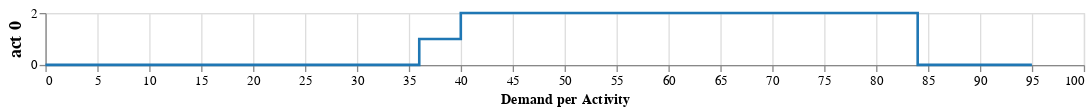
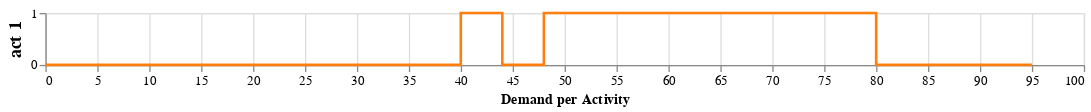
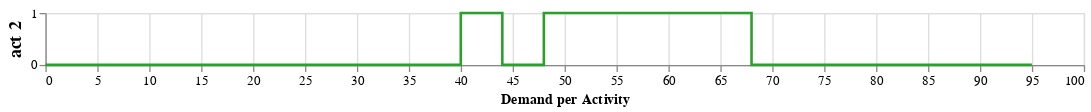
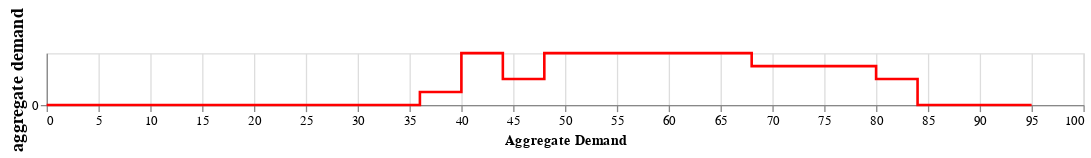

Notebook cell for these charts, in order:
### Code cell
instance = DemasseyInstance("./instances/demassey/shoe_1_3_1_9.txt")

instance_report(instance)

### Figure 1 — Vega-Lite specification as saved in the notebook (floating-point values rounded to 4 significant figures)
{"config": {"view": {"continuousWidth": 400, "continuousHeight": 300}}, "data": {"name": "data-2f5ae8517dfea3c1cbe581a45737f8e2"}, "mark": {"type": "line", "interpolate": "step-after"}, "encoding": {"color": {"value": "#1f77b4"}, "x": {"type": "quantitative", "axis": {"tickMinStep": 1, "title": "Demand per Activity"}, "field": "x"}, "y": {"type": "quantitative", "axis": {"tickMinStep": 1, "titleFontSize": 14}, "field": "act 0"}}, "height": 40, "width": 800, "$schema": "https://vega.github.io/schema/vega-lite/v4.8.1.json", "datasets": {"data-2f5ae8517dfea3c1cbe581a45737f8e2": [{"x": 0, "act 0": 0}, {"x": 1, "act 0": 0}, {"x": 2, "act 0": 0}, {"x": 3, "act 0": 0}, {"x": 4, "act 0": 0}, {"x": 5, "act 0": 0}, {"x": 6, "act 0": 0}, {"x": 7, "act 0": 0}, {"x": 8, "act 0": 0}, {"x": 9, "act 0": 0}, {"x": 10, "act 0": 0}, {"x": 11, "act 0": 0}, {"x": 12, "act 0": 0}, {"x": 13, "act 0": 0}, {"x": 14, "act 0": 0}, {"x": 15, "act 0": 0}, {"x": 16, "act 0": 0}, {"x": 17, "act 0": 0}, {"x": 18, "act 0": 0}, {"x": 19, "act 0": 0}, {"x": 20, "act 0": 0}, {"x": 21, "act 0": 0}, {"x": 22, "act 0": 0}, {"x": 23, "act 0": 0}, {"x": 24, "act 0": 0}, {"x": 25, "act 0": 0}, {"x": 26, "act 0": 0}, {"x": 27, "act 0": 0}, {"x": 28, "act 0": 0}, {"x": 29, "act 0": 0}, {"x": 30, "act 0": 0}, {"x": 31, "act 0": 0}, {"x": 32, "act 0": 0}, {"x": 33, "act 0": 0}, {"x": 34, "act 0": 0}, {"x": 35, "act 0": 0}, {"x": 36, "act 0": 1}, {"x": 37, "act 0": 1}, {"x": 38, "act 0": 1}, {"x": 39, "act 0": 1}, {"x": 40, "act 0": 2}, {"x": 41, "act 0": 2}, {"x": 42, "act 0": 2}, {"x": 43, "act 0": 2}, {"x": 44, "act 0": 2}, {"x": 45, "act 0": 2}, {"x": 46, "act 0": 2}, {"x": 47, "act 0": 2}, {"x": 48, "act 0": 2}, {"x": 49, "act 0": 2}, {"x": 50, "act 0": 2}, {"x": 51, "act 0": 2}, {"x": 52, "act 0": 2}, {"x": 53, "act 0": 2}, {"x": 54, "act 0": 2}, {"x": 55, "act 0": 2}, {"x": 56, "act 0": 2}, {"x": 57, "act 0": 2}, {"x": 58, "act 0": 2}, {"x": 59, "act 0": 2}, {"x": 60, "act 0": 2}, {"x": 61, "act 0": 2}, {"x": 62, "act 0": 2}, {"x": 63, "act 0": 2}, {"x": 64, "act 0": 2}, {"x": 65, "act 0": 2}, {"x": 66, "act 0": 2}, {"x": 67, "act 0": 2}, {"x": 68, "act 0": 2}, {"x": 69, "act 0": 2}, {"x": 70, "act 0": 2}, {"x": 71, "act 0": 2}, {"x": 72, "act 0": 2}, {"x": 73, "act 0": 2}, {"x": 74, "act 0": 2}, {"x": 75, "act 0": 2}, {"x": 76, "act 0": 2}, {"x": 77, "act 0": 2}, {"x": 78, "act 0": 2}, {"x": 79, "act 0": 2}, {"x": 80, "act 0": 2}, {"x": 81, "act 0": 2}, {"x": 82, "act 0": 2}, {"x": 83, "act 0": 2}, {"x": 84, "act 0": 0}, {"x": 85, "act 0": 0}, {"x": 86, "act 0": 0}, {"x": 87, "act 0": 0}, {"x": 88, "act 0": 0}, {"x": 89, "act 0": 0}, {"x": 90, "act 0": 0}, {"x": 91, "act 0": 0}, {"x": 92, "act 0": 0}, {"x": 93, "act 0": 0}, {"x": 94, "act 0": 0}, {"x": 95, "act 0": 0}]}}

### Figure 2 — Vega-Lite specification as saved in the notebook (floating-point values rounded to 4 significant figures)
{"config": {"view": {"continuousWidth": 400, "continuousHeight": 300}}, "data": {"name": "data-3e66eed840b9f73426963d905db2a19b"}, "mark": {"type": "line", "interpolate": "step-after"}, "encoding": {"color": {"value": "#ff7f0e"}, "x": {"type": "quantitative", "axis": {"tickMinStep": 1, "title": "Demand per Activity"}, "field": "x"}, "y": {"type": "quantitative", "axis": {"tickMinStep": 1, "titleFontSize": 14}, "field": "act 1"}}, "height": 40, "width": 800, "$schema": "https://vega.github.io/schema/vega-lite/v4.8.1.json", "datasets": {"data-3e66eed840b9f73426963d905db2a19b": [{"x": 0, "act 1": 0}, {"x": 1, "act 1": 0}, {"x": 2, "act 1": 0}, {"x": 3, "act 1": 0}, {"x": 4, "act 1": 0}, {"x": 5, "act 1": 0}, {"x": 6, "act 1": 0}, {"x": 7, "act 1": 0}, {"x": 8, "act 1": 0}, {"x": 9, "act 1": 0}, {"x": 10, "act 1": 0}, {"x": 11, "act 1": 0}, {"x": 12, "act 1": 0}, {"x": 13, "act 1": 0}, {"x": 14, "act 1": 0}, {"x": 15, "act 1": 0}, {"x": 16, "act 1": 0}, {"x": 17, "act 1": 0}, {"x": 18, "act 1": 0}, {"x": 19, "act 1": 0}, {"x": 20, "act 1": 0}, {"x": 21, "act 1": 0}, {"x": 22, "act 1": 0}, {"x": 23, "act 1": 0}, {"x": 24, "act 1": 0}, {"x": 25, "act 1": 0}, {"x": 26, "act 1": 0}, {"x": 27, "act 1": 0}, {"x": 28, "act 1": 0}, {"x": 29, "act 1": 0}, {"x": 30, "act 1": 0}, {"x": 31, "act 1": 0}, {"x": 32, "act 1": 0}, {"x": 33, "act 1": 0}, {"x": 34, "act 1": 0}, {"x": 35, "act 1": 0}, {"x": 36, "act 1": 0}, {"x": 37, "act 1": 0}, {"x": 38, "act 1": 0}, {"x": 39, "act 1": 0}, {"x": 40, "act 1": 1}, {"x": 41, "act 1": 1}, {"x": 42, "act 1": 1}, {"x": 43, "act 1": 1}, {"x": 44, "act 1": 0}, {"x": 45, "act 1": 0}, {"x": 46, "act 1": 0}, {"x": 47, "act 1": 0}, {"x": 48, "act 1": 1}, {"x": 49, "act 1": 1}, {"x": 50, "act 1": 1}, {"x": 51, "act 1": 1}, {"x": 52, "act 1": 1}, {"x": 53, "act 1": 1}, {"x": 54, "act 1": 1}, {"x": 55, "act 1": 1}, {"x": 56, "act 1": 1}, {"x": 57, "act 1": 1}, {"x": 58, "act 1": 1}, {"x": 59, "act 1": 1}, {"x": 60, "act 1": 1}, {"x": 61, "act 1": 1}, {"x": 62, "act 1": 1}, {"x": 63, "act 1": 1}, {"x": 64, "act 1": 1}, {"x": 65, "act 1": 1}, {"x": 66, "act 1": 1}, {"x": 67, "act 1": 1}, {"x": 68, "act 1": 1}, {"x": 69, "act 1": 1}, {"x": 70, "act 1": 1}, {"x": 71, "act 1": 1}, {"x": 72, "act 1": 1}, {"x": 73, "act 1": 1}, {"x": 74, "act 1": 1}, {"x": 75, "act 1": 1}, {"x": 76, "act 1": 1}, {"x": 77, "act 1": 1}, {"x": 78, "act 1": 1}, {"x": 79, "act 1": 1}, {"x": 80, "act 1": 0}, {"x": 81, "act 1": 0}, {"x": 82, "act 1": 0}, {"x": 83, "act 1": 0}, {"x": 84, "act 1": 0}, {"x": 85, "act 1": 0}, {"x": 86, "act 1": 0}, {"x": 87, "act 1": 0}, {"x": 88, "act 1": 0}, {"x": 89, "act 1": 0}, {"x": 90, "act 1": 0}, {"x": 91, "act 1": 0}, {"x": 92, "act 1": 0}, {"x": 93, "act 1": 0}, {"x": 94, "act 1": 0}, {"x": 95, "act 1": 0}]}}

### Figure 3 — Vega-Lite specification as saved in the notebook (floating-point values rounded to 4 significant figures)
{"config": {"view": {"continuousWidth": 400, "continuousHeight": 300}}, "data": {"name": "data-45e1d9f698ff1c2cd1abd92bd1599e47"}, "mark": {"type": "line", "interpolate": "step-after"}, "encoding": {"color": {"value": "#2ca02c"}, "x": {"type": "quantitative", "axis": {"tickMinStep": 1, "title": "Demand per Activity"}, "field": "x"}, "y": {"type": "quantitative", "axis": {"tickMinStep": 1, "titleFontSize": 14}, "field": "act 2"}}, "height": 40, "width": 800, "$schema": "https://vega.github.io/schema/vega-lite/v4.8.1.json", "datasets": {"data-45e1d9f698ff1c2cd1abd92bd1599e47": [{"x": 0, "act 2": 0}, {"x": 1, "act 2": 0}, {"x": 2, "act 2": 0}, {"x": 3, "act 2": 0}, {"x": 4, "act 2": 0}, {"x": 5, "act 2": 0}, {"x": 6, "act 2": 0}, {"x": 7, "act 2": 0}, {"x": 8, "act 2": 0}, {"x": 9, "act 2": 0}, {"x": 10, "act 2": 0}, {"x": 11, "act 2": 0}, {"x": 12, "act 2": 0}, {"x": 13, "act 2": 0}, {"x": 14, "act 2": 0}, {"x": 15, "act 2": 0}, {"x": 16, "act 2": 0}, {"x": 17, "act 2": 0}, {"x": 18, "act 2": 0}, {"x": 19, "act 2": 0}, {"x": 20, "act 2": 0}, {"x": 21, "act 2": 0}, {"x": 22, "act 2": 0}, {"x": 23, "act 2": 0}, {"x": 24, "act 2": 0}, {"x": 25, "act 2": 0}, {"x": 26, "act 2": 0}, {"x": 27, "act 2": 0}, {"x": 28, "act 2": 0}, {"x": 29, "act 2": 0}, {"x": 30, "act 2": 0}, {"x": 31, "act 2": 0}, {"x": 32, "act 2": 0}, {"x": 33, "act 2": 0}, {"x": 34, "act 2": 0}, {"x": 35, "act 2": 0}, {"x": 36, "act 2": 0}, {"x": 37, "act 2": 0}, {"x": 38, "act 2": 0}, {"x": 39, "act 2": 0}, {"x": 40, "act 2": 1}, {"x": 41, "act 2": 1}, {"x": 42, "act 2": 1}, {"x": 43, "act 2": 1}, {"x": 44, "act 2": 0}, {"x": 45, "act 2": 0}, {"x": 46, "act 2": 0}, {"x": 47, "act 2": 0}, {"x": 48, "act 2": 1}, {"x": 49, "act 2": 1}, {"x": 50, "act 2": 1}, {"x": 51, "act 2": 1}, {"x": 52, "act 2": 1}, {"x": 53, "act 2": 1}, {"x": 54, "act 2": 1}, {"x": 55, "act 2": 1}, {"x": 56, "act 2": 1}, {"x": 57, "act 2": 1}, {"x": 58, "act 2": 1}, {"x": 59, "act 2": 1}, {"x": 60, "act 2": 1}, {"x": 61, "act 2": 1}, {"x": 62, "act 2": 1}, {"x": 63, "act 2": 1}, {"x": 64, "act 2": 1}, {"x": 65, "act 2": 1}, {"x": 66, "act 2": 1}, {"x": 67, "act 2": 1}, {"x": 68, "act 2": 0}, {"x": 69, "act 2": 0}, {"x": 70, "act 2": 0}, {"x": 71, "act 2": 0}, {"x": 72, "act 2": 0}, {"x": 73, "act 2": 0}, {"x": 74, "act 2": 0}, {"x": 75, "act 2": 0}, {"x": 76, "act 2": 0}, {"x": 77, "act 2": 0}, {"x": 78, "act 2": 0}, {"x": 79, "act 2": 0}, {"x": 80, "act 2": 0}, {"x": 81, "act 2": 0}, {"x": 82, "act 2": 0}, {"x": 83, "act 2": 0}, {"x": 84, "act 2": 0}, {"x": 85, "act 2": 0}, {"x": 86, "act 2": 0}, {"x": 87, "act 2": 0}, {"x": 88, "act 2": 0}, {"x": 89, "act 2": 0}, {"x": 90, "act 2": 0}, {"x": 91, "act 2": 0}, {"x": 92, "act 2": 0}, {"x": 93, "act 2": 0}, {"x": 94, "act 2": 0}, {"x": 95, "act 2": 0}]}}

### Figure 4 — Vega-Lite specification as saved in the notebook (floating-point values rounded to 4 significant figures)
{"config": {"view": {"continuousWidth": 400, "continuousHeight": 300}}, "data": {"name": "data-b3a7b86db7722e4f22bee587c68579e4"}, "mark": {"type": "line", "interpolate": "step-after"}, "encoding": {"color": {"value": "red"}, "x": {"type": "quantitative", "axis": {"tickMinStep": 1, "title": "Aggregate Demand"}, "field": "x"}, "y": {"type": "quantitative", "axis": {"tickMinStep": 1, "titleFontSize": 14}, "field": "aggregate demand"}}, "height": 40, "width": 800, "$schema": "https://vega.github.io/schema/vega-lite/v4.8.1.json", "datasets": {"data-b3a7b86db7722e4f22bee587c68579e4": [{"x": 0, "aggregate demand": 0}, {"x": 1, "aggregate demand": 0}, {"x": 2, "aggregate demand": 0}, {"x": 3, "aggregate demand": 0}, {"x": 4, "aggregate demand": 0}, {"x": 5, "aggregate demand": 0}, {"x": 6, "aggregate demand": 0}, {"x": 7, "aggregate demand": 0}, {"x": 8, "aggregate demand": 0}, {"x": 9, "aggregate demand": 0}, {"x": 10, "aggregate demand": 0}, {"x": 11, "aggregate demand": 0}, {"x": 12, "aggregate demand": 0}, {"x": 13, "aggregate demand": 0}, {"x": 14, "aggregate demand": 0}, {"x": 15, "aggregate demand": 0}, {"x": 16, "aggregate demand": 0}, {"x": 17, "aggregate demand": 0}, {"x": 18, "aggregate demand": 0}, {"x": 19, "aggregate demand": 0}, {"x": 20, "aggregate demand": 0}, {"x": 21, "aggregate demand": 0}, {"x": 22, "aggregate demand": 0}, {"x": 23, "aggregate demand": 0}, {"x": 24, "aggregate demand": 0}, {"x": 25, "aggregate demand": 0}, {"x": 26, "aggregate demand": 0}, {"x": 27, "aggregate demand": 0}, {"x": 28, "aggregate demand": 0}, {"x": 29, "aggregate demand": 0}, {"x": 30, "aggregate demand": 0}, {"x": 31, "aggregate demand": 0}, {"x": 32, "aggregate demand": 0}, {"x": 33, "aggregate demand": 0}, {"x": 34, "aggregate demand": 0}, {"x": 35, "aggregate demand": 0}, {"x": 36, "aggregate demand": 1}, {"x": 37, "aggregate demand": 1}, {"x": 38, "aggregate demand": 1}, {"x": 39, "aggregate demand": 1}, {"x": 40, "aggregate demand": 4}, {"x": 41, "aggregate demand": 4}, {"x": 42, "aggregate demand": 4}, {"x": 43, "aggregate demand": 4}, {"x": 44, "aggregate demand": 2}, {"x": 45, "aggregate demand": 2}, {"x": 46, "aggregate demand": 2}, {"x": 47, "aggregate demand": 2}, {"x": 48, "aggregate demand": 4}, {"x": 49, "aggregate demand": 4}, {"x": 50, "aggregate demand": 4}, {"x": 51, "aggregate demand": 4}, {"x": 52, "aggregate demand": 4}, {"x": 53, "aggregate demand": 4}, {"x": 54, "aggregate demand": 4}, {"x": 55, "aggregate demand": 4}, {"x": 56, "aggregate demand": 4}, {"x": 57, "aggregate demand": 4}, {"x": 58, "aggregate demand": 4}, {"x": 59, "aggregate demand": 4}, {"x": 60, "aggregate demand": 4}, {"x": 61, "aggregate demand": 4}, {"x": 62, "aggregate demand": 4}, {"x": 63, "aggregate demand": 4}, {"x": 64, "aggregate demand": 4}, {"x": 65, "aggregate demand": 4}, {"x": 66, "aggregate demand": 4}, {"x": 67, "aggregate demand": 4}, {"x": 68, "aggregate demand": 3}, {"x": 69, "aggregate demand": 3}, {"x": 70, "aggregate demand": 3}, {"x": 71, "aggregate demand": 3}, {"x": 72, "aggregate demand": 3}, {"x": 73, "aggregate demand": 3}, {"x": 74, "aggregate demand": 3}, {"x": 75, "aggregate demand": 3}, {"x": 76, "aggregate demand": 3}, {"x": 77, "aggregate demand": 3}, {"x": 78, "aggregate demand": 3}, {"x": 79, "aggregate demand": 3}, {"x": 80, "aggregate demand": 2}, {"x": 81, "aggregate demand": 2}, {"x": 82, "aggregate demand": 2}, {"x": 83, "aggregate demand": 2}, {"x": 84, "aggregate demand": 0}, {"x": 85, "aggregate demand": 0}, {"x": 86, "aggregate demand": 0}, {"x": 87, "aggregate demand": 0}, {"x": 88, "aggregate demand": 0}, {"x": 89, "aggregate demand": 0}, {"x": 90, "aggregate demand": 0}, {"x": 91, "aggregate demand": 0}, {"x": 92, "aggregate demand": 0}, {"x": 93, "aggregate demand": 0}, {"x": 94, "aggregate demand": 0}, {"x": 95, "aggregate demand": 0}]}}
